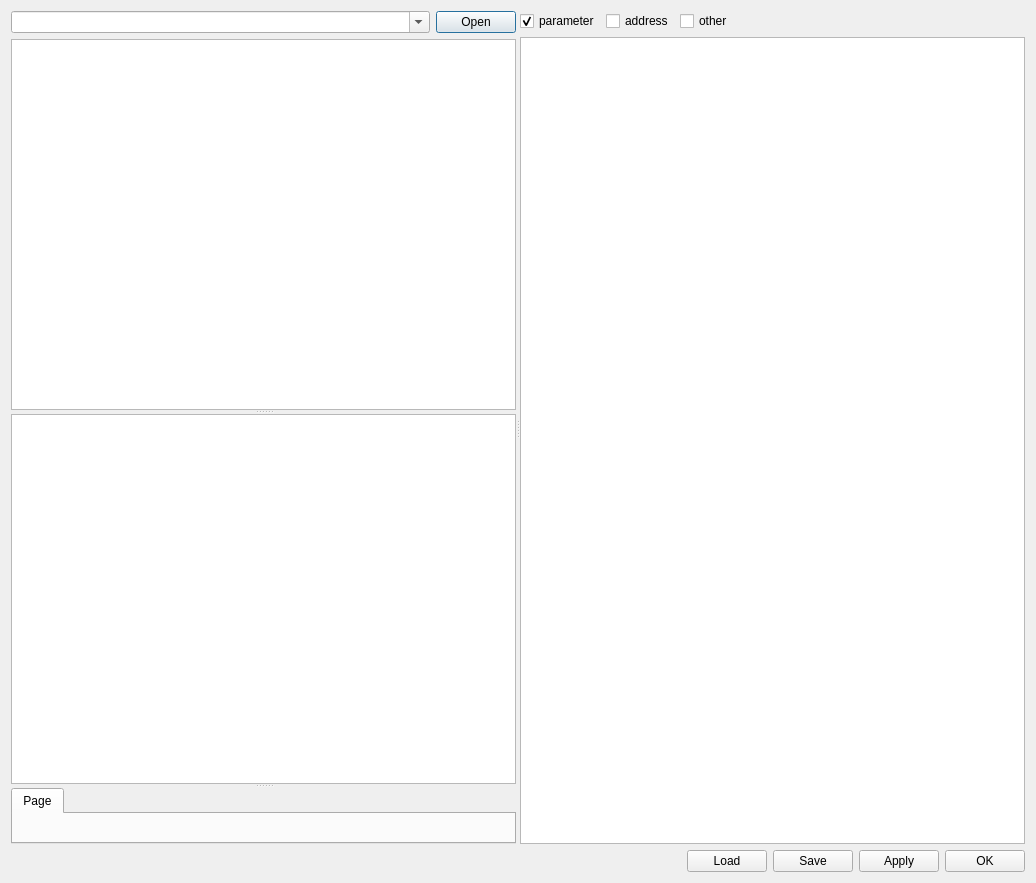
<?xml version="1.0" encoding="UTF-8"?>
<ui version="4.0">
 <class>PulseProgrammerDialog</class>
 <widget class="QDialog" name="PulseProgrammerDialog">
  <property name="geometry">
   <rect>
    <x>0</x>
    <y>0</y>
    <width>1036</width>
    <height>883</height>
   </rect>
  </property>
  <property name="windowTitle">
   <string>Pulse Programmer</string>
  </property>
  <layout class="QVBoxLayout" name="verticalLayout_3">
   <item>
    <widget class="QSplitter" name="splitter_2">
     <property name="orientation">
      <enum>Qt::Horizontal</enum>
     </property>
     <widget class="QWidget" name="layoutWidget">
      <layout class="QVBoxLayout" name="verticalLayout">
       <item>
        <layout class="QHBoxLayout" name="horizontalLayout_2">
         <item>
          <widget class="QComboBox" name="comboBox_2">
           <property name="sizePolicy">
            <sizepolicy hsizetype="Expanding" vsizetype="Fixed">
             <horstretch>0</horstretch>
             <verstretch>0</verstretch>
            </sizepolicy>
           </property>
           <property name="editable">
            <bool>true</bool>
           </property>
          </widget>
         </item>
         <item>
          <widget class="QPushButton" name="pushButtonFindFile">
           <property name="text">
            <string>Open</string>
           </property>
          </widget>
         </item>
        </layout>
       </item>
       <item>
        <widget class="QSplitter" name="splitter">
         <property name="orientation">
          <enum>Qt::Vertical</enum>
         </property>
         <widget class="QTableView" name="digitalView"/>
         <widget class="QTableView" name="triggerView"/>
         <widget class="QTabWidget" name="sourceTabs">
          <property name="sizePolicy">
           <sizepolicy hsizetype="MinimumExpanding" vsizetype="MinimumExpanding">
            <horstretch>0</horstretch>
            <verstretch>0</verstretch>
           </sizepolicy>
          </property>
          <property name="minimumSize">
           <size>
            <width>0</width>
            <height>50</height>
           </size>
          </property>
          <widget class="QWidget" name="tab">
           <attribute name="title">
            <string>Page</string>
           </attribute>
          </widget>
         </widget>
        </widget>
       </item>
      </layout>
     </widget>
     <widget class="QWidget" name="layoutWidget">
      <layout class="QVBoxLayout" name="verticalLayout_2">
       <item>
        <layout class="QHBoxLayout" name="horizontalLayout_3">
         <item>
          <widget class="QCheckBox" name="checkBoxParameter">
           <property name="text">
            <string>parameter</string>
           </property>
           <property name="checked">
            <bool>true</bool>
           </property>
          </widget>
         </item>
         <item>
          <widget class="QCheckBox" name="checkBoxAddress">
           <property name="text">
            <string>address</string>
           </property>
          </widget>
         </item>
         <item>
          <widget class="QCheckBox" name="checkBoxOther">
           <property name="text">
            <string>other</string>
           </property>
          </widget>
         </item>
         <item>
          <spacer name="horizontalSpacer_2">
           <property name="orientation">
            <enum>Qt::Horizontal</enum>
           </property>
           <property name="sizeHint" stdset="0">
            <size>
             <width>40</width>
             <height>20</height>
            </size>
           </property>
          </spacer>
         </item>
        </layout>
       </item>
       <item>
        <widget class="QTableView" name="variableView"/>
       </item>
      </layout>
     </widget>
    </widget>
   </item>
   <item>
    <layout class="QHBoxLayout" name="horizontalLayout">
     <item>
      <spacer name="horizontalSpacer">
       <property name="orientation">
        <enum>Qt::Horizontal</enum>
       </property>
       <property name="sizeHint" stdset="0">
        <size>
         <width>40</width>
         <height>20</height>
        </size>
       </property>
      </spacer>
     </item>
     <item>
      <widget class="QPushButton" name="loadButton">
       <property name="text">
        <string>Load</string>
       </property>
      </widget>
     </item>
     <item>
      <widget class="QPushButton" name="saveButton">
       <property name="text">
        <string>Save</string>
       </property>
      </widget>
     </item>
     <item>
      <widget class="QPushButton" name="applyButton">
       <property name="text">
        <string>Apply</string>
       </property>
      </widget>
     </item>
     <item>
      <widget class="QPushButton" name="okButton">
       <property name="text">
        <string>OK</string>
       </property>
      </widget>
     </item>
    </layout>
   </item>
  </layout>
 </widget>
 <resources/>
 <connections/>
</ui>
